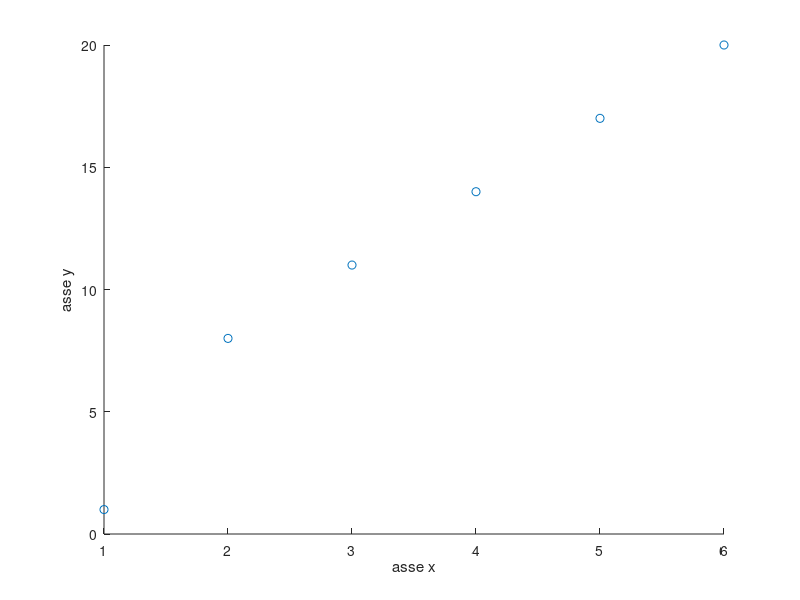

Here is the MATLAB script that generated this plot: (Note: this script raises an error after producing the figure.)

% Generiamo 6 punti in base ad una retta con coefficiente angolare positivo.
x=(1:6)';
y=2+3*x;
% Modifichiamo la coordinata di un punto in modo da distruggere
% la relazione lineare ma mantenere la perfetta cograduazione.
y(1)=1;
scatter(x,y)
xlabel('asse x')
ylabel('asse y')
% Coefficiente di cograduazione
disp('Coefficiente di cograduazione')
disp(corr(x,y,'Type','Spearman'))

% Coefficiente di correlazione
disp('Coefficiente di correlazione')
disp(corr(x,y))
% print -depsc figs\corrcograd.eps;
